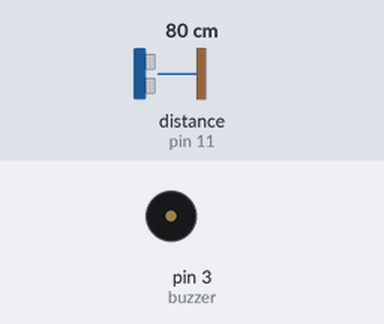
This sketch was run on a simulated Arduino Uno, built with avr-gcc and run on an emulated ATmega328P. On the bench: buzzer (waves = sounding). Inputs (shaded band) come from the test bench; at power-on: distance to the obstacle (sensor on pin 11) 80 cm. The echo pulse lasts 58.3 µs per cm.

Above: at 1.8 s.
1.9 s: distance to the obstacle (sensor on pin 11) set to 6 cm
3.4 s: distance to the obstacle (sensor on pin 11) set to 3 cm
At 4.5 s:
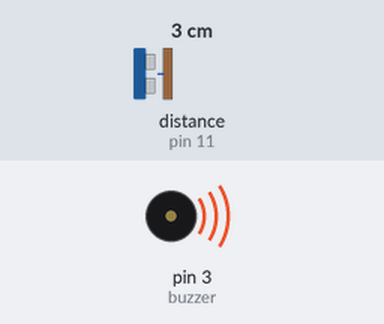
Timing chart, 0 to 6.4 s (numbered marks = the images above; inputs shaded):
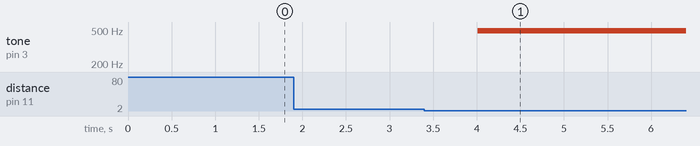

Measured:
- the behaviour switches between 5 and 4 cm on distance to the obstacle (sensor on pin 11) (found by bisection; images 0 and 1)
- after the input at 1.9 s, every drawn part: stays the same
- after the input at 3.4 s, tone on pin 3 (buzzer): silent → 490 Hz after 0.61 s

The sketch:

prueba_Ultra-Buzzer.ino
```cpp
#include <Ultrasonic.h>

Ultrasonic ultrasonic(10,11); // (Trig PIN,Echo PIN)
int buzzer = 3;

void setup() {

  pinMode(buzzer, OUTPUT);   // sets the pin as output

}

void loop() {
 if (ultrasonic.Ranging(CM)<5){


     analogWrite(buzzer,128); //emite sonido
     delay(500); //espera medio segundo
     digitalWrite(buzzer, LOW); //deja de emitir
     delay(500);//espera medio segundo
 }
 delay(1000);

}
```
